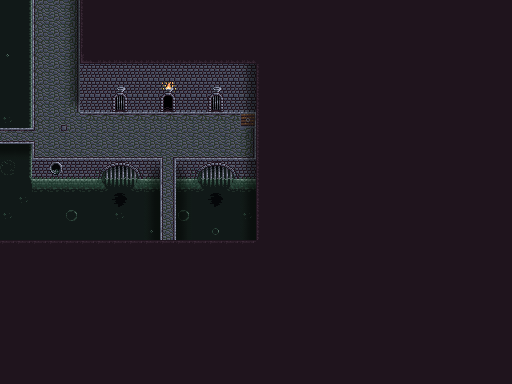

Rendered tile map (Tiled .tmx) drawn with the repository's tilesets; below, a short description and the map source with its tile grids summarised:
An orthogonal 32x24 tile map with 16x16 px tiles, 3 tile layers (TileLayer1, TileLayer2, TOP) and 15 objects.

<map version="1.0" orientation="orthogonal" renderorder="right-down" width="32" height="24" tilewidth="16" tileheight="16" nextobjectid="51">
 <properties>
  <property name="Exit0" value="LavaRoomLevel1" />
  <property name="Exit1" value="SewerLevel2" />
  <property name="Exit2" value="LavaRoomLevel1" />
  <property name="Exit3" value="LavaRoomLevel1" />
  <property name="Exit4" value="LavaRoomLevel1" />
 </properties>
 <tileset firstgid="1" name="SewersExtra" tilewidth="16" tileheight="16" tilecount="374" columns="17">
  <image source="../tilemaps/series1/sewer_1.png" width="272" height="352" />
 </tileset>
 <layer name="TileLayer1" width="32" height="24">
  <data>[768 cells, 196 non-empty, 29 distinct tile ids]</data>
 </layer>
 <layer name="TileLayer2" width="32" height="24">
  <data>[768 cells, 28 non-empty, 13 distinct tile ids]</data>
 </layer>
 <layer name="TOP" width="32" height="24">
  <data>[768 cells, 595 non-empty, 10 distinct tile ids]</data>
 </layer>
 <objectgroup name="Collision">
  <object id="17" x="176" y="158" width="80.333" height="82" />
  <object id="18" x="256" y="112" width="15" height="49.3333" />
  <object id="20" x="173.667" y="76.3636" width="82.3333" height="35.9919" />
  <object id="25" x="79.6667" y="0" width="82" height="112.289" />
  <object id="26" x="-0.333333" y="-0.101432" width="32.3292" height="120.101" />
  <object id="27" x="0.000400916" y="143.738" width="31.9058" height="25.0301" />
  <object id="28" x="32.3333" y="158" width="127.667" height="84" />
 </objectgroup>
 <objectgroup name="Spawn">
  <object id="12" x="61" y="125" width="5.66667" height="5.66667">
   <properties>
    <property name="SpawnKey" value="Default" />
   </properties>
  </object>
  <object id="49" x="5.25" y="126.75" width="8.125" height="7.75">
   <properties>
    <property name="SpawnKey" value="SewerLevel2" />
   </properties>
  </object>
  <object id="50" x="52.5" y="7.5" width="7.5" height="6.5">
   <properties>
    <property name="SpawnKey" value="LavaRoomLevel1" />
   </properties>
  </object>
 </objectgroup>
 <objectgroup name="LevelExit">
  <object id="30" x="33.75" y="-3.75" width="45.25" height="5.75" />
  <object id="43" x="-3.09091" y="124.909" width="4.90909" height="21.4545" />
  <object id="44" x="158.25" y="240.75" width="22.25" height="8.5" />
  <object id="47" x="242" y="115.25" width="12" height="9.25" />
  <object id="48" x="152.957" y="88.6957" width="31.3478" height="8.3913" />
 </objectgroup>
</map>
